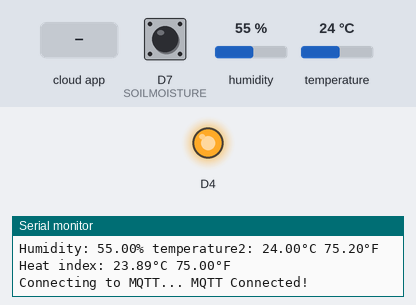
A sketch run on a simulated ESP8266 (NodeMCU). On the bench: output pins drawn as LEDs (lit = HIGH), the last lines printed to the serial monitor. Inputs (shaded band) come from the test bench; at power-on: D7 (SOILMOISTURE) HIGH, humidity 55 %, temperature 24 °C. WiFi joins after 1.5 s; servers stay silent unless stated; no MQTT or app messages arrive unless stated.

Above: at 2.7 s.
2.8 s: the phone or cloud app sets relay1 to ON
At 4.0 s:
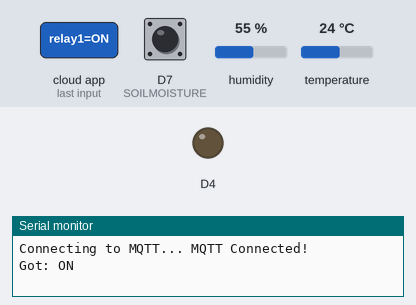
4.3 s: the phone or cloud app sets relay1 to OFF
At 4.7 s:
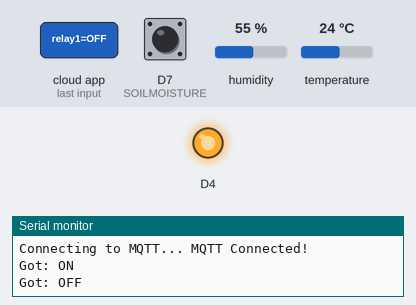
Timing chart, 0 to 7.3 s (numbered marks = the images above; inputs shaded):
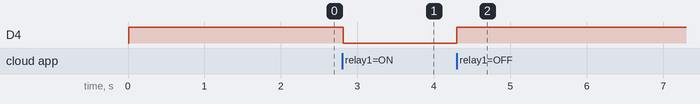

Measured:
- after the input at 2.8 s, D4: HIGH → LOW at once
- after the input at 4.3 s, D4: LOW → HIGH at once

The sketch:

smart_irrigation.ino
```cpp
#include "DHT.h"
#include "ESP8266WiFi.h"
#include "Adafruit_MQTT.h"
#include "Adafruit_MQTT_Client.h"

// Pin and sensor type definitions
#define DHTPIN D3
#define DHTTYPE DHT11
#define SOILMOISTURE 13
#define WLAN_SSID "@j@"
#define WLAN_PASS "87654321"
#define AIO_SERVER "io.adafruit.com"
#define AIO_SERVERPORT 1883
#define AIO_USERNAME "projecttopic56"
#define AIO_KEY "aio_GuHM497sfloweJzOh0HCcbqJhZAU"

DHT dht(DHTPIN, DHTTYPE);
WiFiClient client;
Adafruit_MQTT_Client mqtt(&client, AIO_SERVER, AIO_SERVERPORT, AIO_USERNAME, AIO_KEY);
Adafruit_MQTT_Publish photocell1 = Adafruit_MQTT_Publish(&mqtt, AIO_USERNAME "/feeds/temp");
Adafruit_MQTT_Publish photocell2 = Adafruit_MQTT_Publish(&mqtt, AIO_USERNAME "/feeds/humy");
Adafruit_MQTT_Publish photocell3 = Adafruit_MQTT_Publish(&mqtt, AIO_USERNAME "/feeds/msg2");
Adafruit_MQTT_Subscribe onoffbutton = Adafruit_MQTT_Subscribe(&mqtt, AIO_USERNAME "/feeds/relay1");

char arr1[] = "000.00";
char arr2[] = "100";
char arr3[] = "YES";
long temperature2;
char humidity;
char soilmoiture_flag;
char cnt = 0;

void setup() {
  Serial.begin(115200);
  delay(10);
  Serial.println(F("DHTxx test!"));
  dht.begin();
  pinMode(2, OUTPUT);
  digitalWrite(2, HIGH);
  pinMode(SOILMOISTURE, INPUT);
  Serial.println(F("Adafruit MQTT demo"));
  WiFi.begin(WLAN_SSID, WLAN_PASS);
  while (WiFi.status() != WL_CONNECTED) {
    delay(500);
    Serial.print(".");
  }
  Serial.println();
  Serial.println("WiFi connected");
  Serial.println("IP address: ");
  Serial.println(WiFi.localIP());
  mqtt.subscribe(&onoffbutton);
}

void loop() {
  float h = dht.readHumidity();
  float t = dht.readTemperature();
  float f = dht.readTemperature(true);

  if (isnan(h) || isnan(t) || isnan(f)) {
    Serial.println(F("Failed to read from DHT sensor!"));
    return;
  }

  float hif = dht.computeHeatIndex(f, h);
  float hic = dht.computeHeatIndex(t, h, false);
  Serial.print(F("Humidity: "));
  Serial.print(h);
  Serial.print(F("% temperature2: "));
  Serial.print(t);
  Serial.print(F("°C "));
  Serial.print(f);
  Serial.print(F("°F Heat index: "));
  Serial.print(hic);
  Serial.print(F("°C "));
  Serial.print(hif);
  Serial.println(F("°F"));

  temperature2 = (long)(t * 100);
  updateArr1();
  humidity = (char)h;
  updateArr2();
  updateSoilMoistureFlag();

  MQTT_connect();

  Adafruit_MQTT_Subscribe *subscription;
  while ((subscription = mqtt.readSubscription(3000))) {
    if (subscription == &onoffbutton) {
      Serial.print(F("Got: "));
      Serial.println((char *)onoffbutton.lastread);
      if (strcmp((char *)onoffbutton.lastread, "OFF") == 0) digitalWrite(2, HIGH);
      if (strcmp((char *)onoffbutton.lastread, "ON") == 0) digitalWrite(2, LOW);
    }
  }

  cnt = (cnt % 3) + 1;
  if (cnt == 1) photocell1.publish(arr1);
  else if (cnt == 2) photocell2.publish(arr2);
  else if (cnt == 3) photocell3.publish(arr3);
}

void updateArr1() {
  if (temperature2 < 10) {
    snprintf(arr1, sizeof(arr1), " 0.0%d", temperature2 % 10);
  } else if (temperature2 < 100) {
    snprintf(arr1, sizeof(arr1), " 0.%02ld", temperature2);
  } else if (temperature2 < 1000) {
    snprintf(arr1, sizeof(arr1), " %ld.%02ld", temperature2 / 100, temperature2 % 100);
  } else if (temperature2 < 10000) {
    snprintf(arr1, sizeof(arr1), "%ld.%02ld", temperature2 / 100, temperature2 % 100);
  } else {
    snprintf(arr1, sizeof(arr1), "%ld.%02ld", temperature2 / 100, temperature2 % 100);
  }
}

void updateArr2() {
  if (humidity < 10) {
    snprintf(arr2, sizeof(arr2), "  0%d", humidity % 10);
  } else if (humidity < 100) {
    snprintf(arr2, sizeof(arr2), " %d", humidity);
  } else {
    snprintf(arr2, sizeof(arr2), "%d", humidity);
  }
}

void updateSoilMoistureFlag() {
  soilmoiture_flag = digitalRead(SOILMOISTURE) == LOW ? 0 : 1;
  if (soilmoiture_flag == 0) {
    strcpy(arr3, "YES");
  } else {
    strcpy(arr3, "NO ");
  }
}

void MQTT_connect() {
  if (mqtt.connected()) {
    return;
  }
  Serial.print("Connecting to MQTT... ");
  uint8_t retries = 3;
  int8_t ret;
  while ((ret = mqtt.connect()) != 0) {
    Serial.println(mqtt.connectErrorString(ret));
    Serial.println("Retrying MQTT connection in 5 seconds...");
    mqtt.disconnect();
    delay(5000);
    retries--;
    if (retries == 0) {
      while (1);
    }
  }
  Serial.println("MQTT Connected!");
}
```
